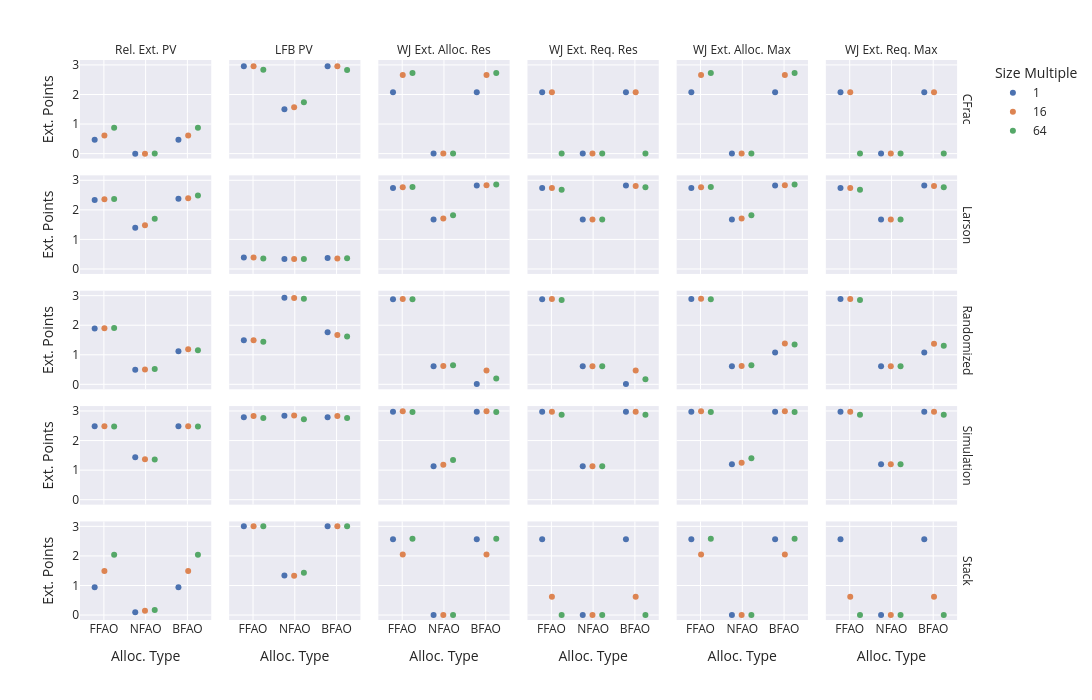

Source (notebook cell):
### Code cell
# Displays the external fragmentation analysis in a 3x3 plot.

# Create a new dataframe for the external fragmentation analysis. Group by model and tracegroup, and sum the external fragmentation metrics. 
# Then merge with the model identifier dataframe to get the allocator and size multiple information back.
df_3x3_ext_frag = df_points_ext_exsm.groupby(['model_identifier', 'trace_group_identifier']).sum(numeric_only=True).copy().reset_index()
df_3x3_ext_frag = df_3x3_ext_frag.groupby(['model_identifier', 'trace_group_identifier']).sum().reset_index()
df_3x3_ext_frag = df_3x3_ext_frag.merge(df_mf_model_identifier, on=['model_identifier'])[[
    *METRIC_FILTER_TOTAL,
    *[e for e in df_3x3_ext_frag.columns.to_list() if e not in METRIC_FILTER_TOTAL]
]]

# Melt the dataframe to have a long format, with one row per metric type and one column for the metric value.
df_3x3_ext_frag = df_3x3_ext_frag.melt(
    id_vars=[c for c in df_3x3_ext_frag.columns.to_list() if c not in metrics_ext],
    value_vars=metrics_ext,
    var_name='frag_type',
    value_name='points_ext'
)
df_3x3_ext_frag['points_ext'] = df_3x3_ext_frag['points_ext'].apply(lambda x: float(x))

fig_3x3_ext_frag = px.strip( df_3x3_ext_frag, 
                            labels=PLOT_RENAME_MAPPING, 
                            x='model_variables_allocator_identifier', 
                            y='points_ext', 
                            facet_row='trace_group_identifier', 
                            facet_col='frag_type',  
                            title="", 
                            color='model_config_size_multiple')

# Rename labels
fig_3x3_ext_frag.for_each_annotation(lambda a: a.update(text=a.text.split("=")[-1]))
fig_3x3_ext_frag.for_each_annotation(lambda a: a.update(text=PLOT_RENAME_MAPPING.get(a.text)))
fig_3x3_ext_frag.update_layout(width=1400, height=700)
fig_3x3_ext_frag.show()

if update_figures:
    save_fig_to_pdf(fig_3x3_ext_frag, f"{images_folder}/ext_frag.pdf")
